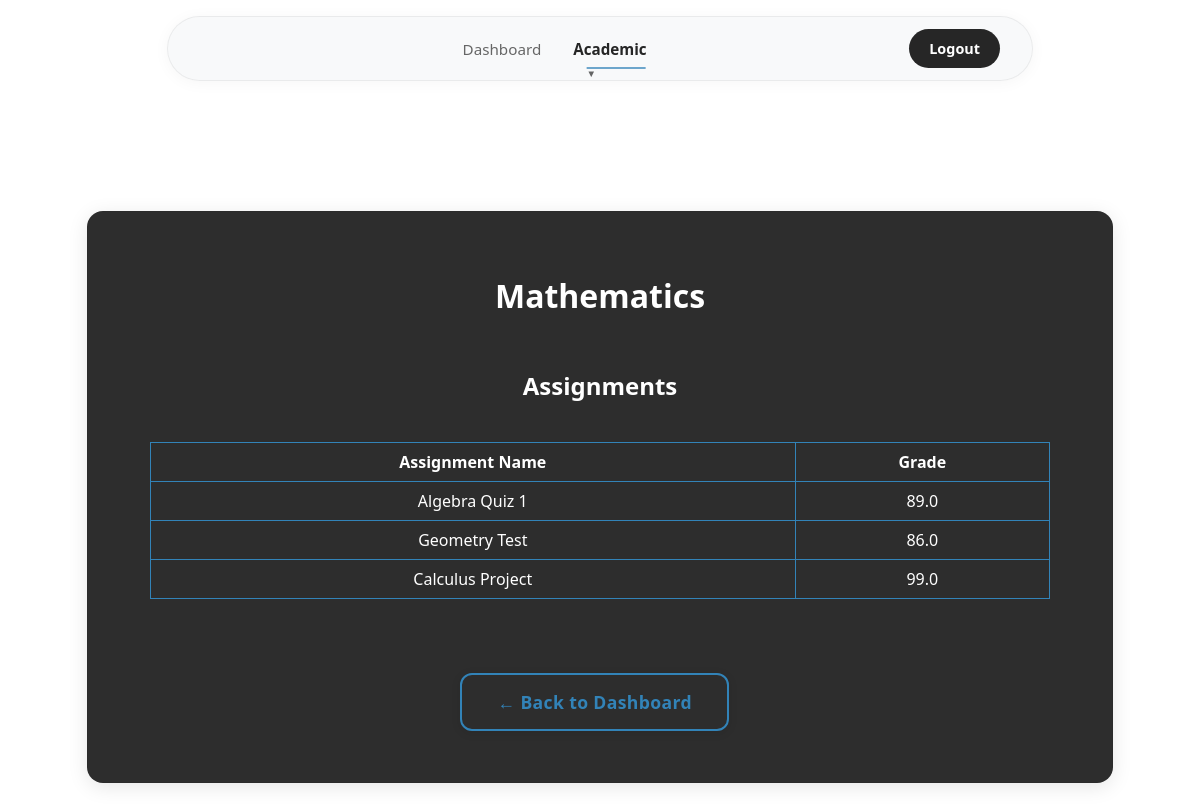
The page /subject/1 (signed in) on the database as committed earlier.
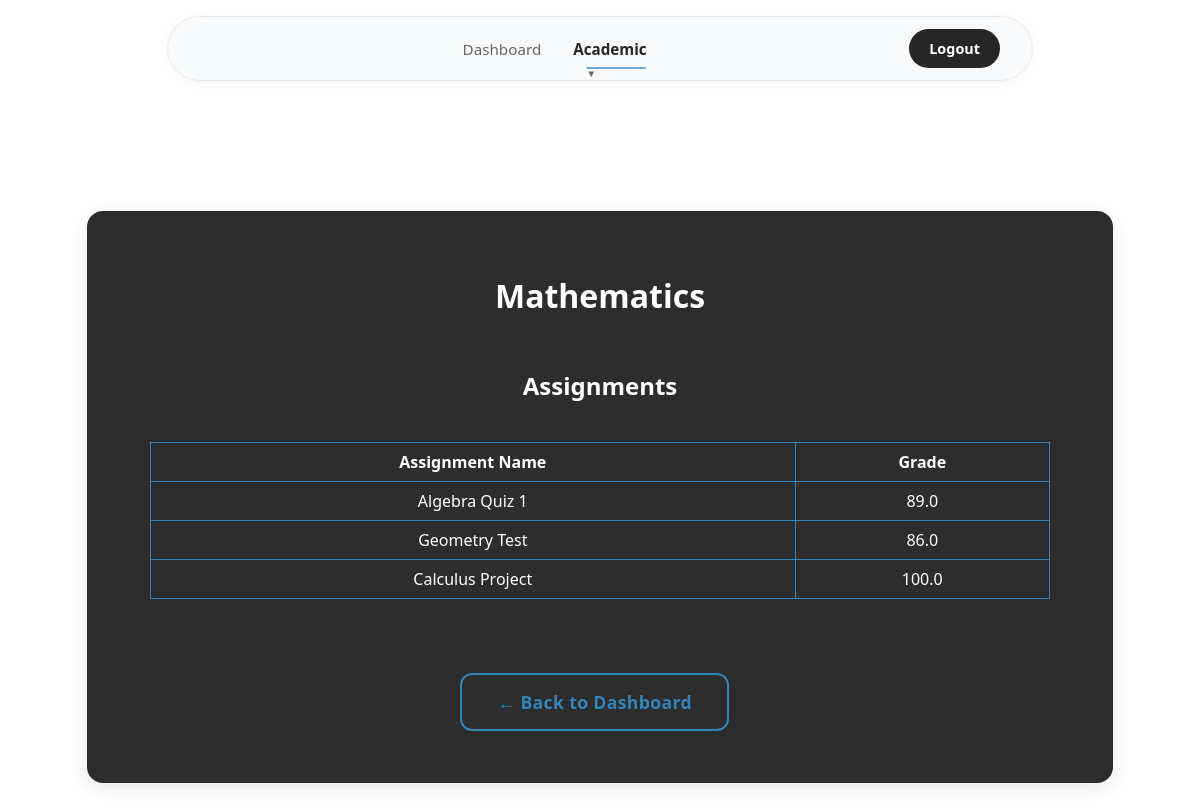
The same page on the database as committed later.
### tables this page shows
CREATE TABLE subjects (
    id INTEGER PRIMARY KEY,
    name TEXT,
    teacher_id INTEGER REFERENCES users(id)
);

CREATE TABLE assignments (
    id INTEGER PRIMARY KEY,
    name TEXT,
    grade REAL,
    subject_id INTEGER,
    user_id INTEGER
);

### app.py (the view)
@app.route('/subject/<int:subject_id>')
def subject(subject_id):
    user_id = session.get('user_id')
    if not user_id:
        return redirect(url_for('login'))
    conn = get_db()
    cur = conn.cursor()
    cur.execute("SELECT name FROM subjects WHERE id=?", (subject_id,))
    sub = cur.fetchone()
    if not sub:
        return "Subject not found", 404
    cur.execute("SELECT name, grade FROM assignments WHERE subject_id=? AND user_id=?", (subject_id, user_id))
    assignments = cur.fetchall()
    return render_template('subject.html', subject=sub['name'], assignments=assignments)

### templates/subject.html (shortened to what this page needs)
<!DOCTYPE html>
<html>
<head>
    <link rel="stylesheet" href="/static/styles.css">
</head>
<body>
    <div class="navbar">
        <div class="navbar-container">
            <div class="navbar-links">
                <a href="/student_dashboard" class="nav-link">Dashboard</a>
                <div class="dropdown">
                    <a href="#" class="nav-link dropdown-trigger active">Academic</a>
                </div>
            </div>
            <div class="navbar-actions">
                <a href="/logout" class="nav-btn">Logout</a>
            </div>
        </div>
    </div>
    <div class="center-wrapper">
        <div class="dashboard-container card-3d">
            <h1>{{ subject }}</h1>
            <h2>Assignments</h2>
            <div class="table-wrapper">
                <table>
                    <thead>
                        <tr>
                            <th>Assignment Name</th>
                            <th>Grade</th>
                        </tr>
                    </thead>
                    <tbody>
                        {% for asgn in assignments %}
                        <tr>
                            <td>{{ asgn.name }}</td>
                            <td>{{ asgn.grade if asgn.grade and asgn.grade > 0 else 'Not graded yet' }}</td>
                        </tr>
                        {% else %}
                        <tr>
                            <td colspan="2" style="text-align: center; color: rgba(255,255,255,0.6); padding: 20px;">
                                No assignments yet.
                            </td>
                        </tr>
                        {% endfor %}
                    </tbody>
                </table>
            </div>
            <div class="action-buttons">
                <a class="btn-3d" href="/student_dashboard">← Back to Dashboard</a>
            </div>
        </div>
    </div>
</body>
</html>

### static/styles.css (style rules this page uses)
body { background: #ffffff; font-family: 'Segoe UI', 'Arial', sans-serif; color: #262626; margin: 0; padding: 0; min-height: 100vh; }
.navbar { background: transparent; backdrop-filter: none; -webkit-backdrop-filter: none; box-shadow: none; padding: 1rem 0; position: sticky; top: 0; left: 0; right: 0; z-index: 1000; margin-bottom: 0; border: none; width: 100%; }
.navbar-container { max-width: 800px; margin: 0 auto; display: flex; justify-content: space-between; align-items: center; padding: 0.75rem 2rem; height: auto; background: rgba(248, 249, 250, 0.9); backdrop-filter: blur(10px); -webkit-backdrop-filter: blur(10px); border-radius: 50px; border: 1px solid rgba(0, 0, 0, 0.06); box-shadow: 0 2px 16px rgba(0, 0, 0, 0.04); }
.navbar-actions { display: flex; align-items: center; gap: 1rem; }
.navbar-links { display: flex; gap: 2rem; align-items: center; justify-content: center; flex: 1; margin: 0; }
.nav-link { color: #666666; text-decoration: none; font-weight: 500; padding: 0.5rem 0; border-radius: 0; transition: all 0.2s ease; position: relative; font-size: 0.95rem; white-space: nowrap; border: none; background: transparent; }
.nav-link.active { color: #262626; background: transparent; box-shadow: none; border: none; transform: none; font-weight: 600; }
.nav-btn { background: #262626; color: #ffffff; text-decoration: none; font-weight: 600; padding: 0.625rem 1.25rem; border-radius: 25px; transition: all 0.2s ease; font-size: 0.9rem; white-space: nowrap; border: none; }
.nav-link.active::after { width: 80%; }
.nav-link::after { content: ''; position: absolute; bottom: -2px; left: 50%; width: 0; height: 2px; background: #3283b8; transition: all 0.3s ease; transform: translateX(-50%); }
.dropdown { position: relative; display: inline-block; }
.nav-link.dropdown-trigger::after { content: '▼'; font-size: 0.6rem; margin-left: 0.375rem; opacity: 0.7; transition: transform 0.2s ease; }
.dashboard-container { padding: 2.5em 2em; background: #262626; border-radius: 16px; max-width: 1200px; box-shadow: 0 4px 20px rgba(0, 0, 0, 0.1); width: 90%; margin: 2em auto; display: flex; flex-direction: column; align-items: center; border: 1px solid rgba(0, 0, 0, 0.05); }
.center-wrapper { display: flex; align-items: center; justify-content: center; min-height: 100vh; }
.card-3d { background: #2d2d2d; border-radius: 16px; box-shadow: 0 4px 20px rgba(0, 0, 0, 0.1); width: 80%; border: 1px solid rgba(0, 0, 0, 0.05); }
h1, h2, h3 { color: #ffffff;; text-align: center; margin-bottom: 1em; text-decoration: none; }
.btn-3d { background: #2d2d2d; color: hsl(204, 57%, 46%); border: 2px solid hsl(204, 57%, 46%); border-radius: 12px; padding: 0.85em 2em; font-size: 1.1em; font-weight: 600; box-shadow: 0 2px 10px rgba(0, 0, 0, 0.1); transition: transform 0.12s, box-shadow 0.12s; cursor: pointer; letter-spacing: 0.02em; margin: 0.6em 0.6em 0.6em 0; display: inline-block; text-align: center; text-decoration: none; }
.action-buttons { margin-top: 2em; text-align: center; }
.table-wrapper { width: 100%; max-width: 900px; overflow-x: auto; margin: 0 auto; }
table { width: 100%; max-width: 900px; border-collapse: collapse; margin: 1em auto 2em; }
th, td { padding: 8px; border: 1px solid #3283b8; text-align: center; text-decoration: none; color:#ffffff; }
.dashboard-container { max-width: 1200px; margin: 2em auto; padding: 2.5em 2em; }

Rows that differ between the two databases and show on the page:
changed assignments "Calculus Project": grade "99.0" → "100.0"
